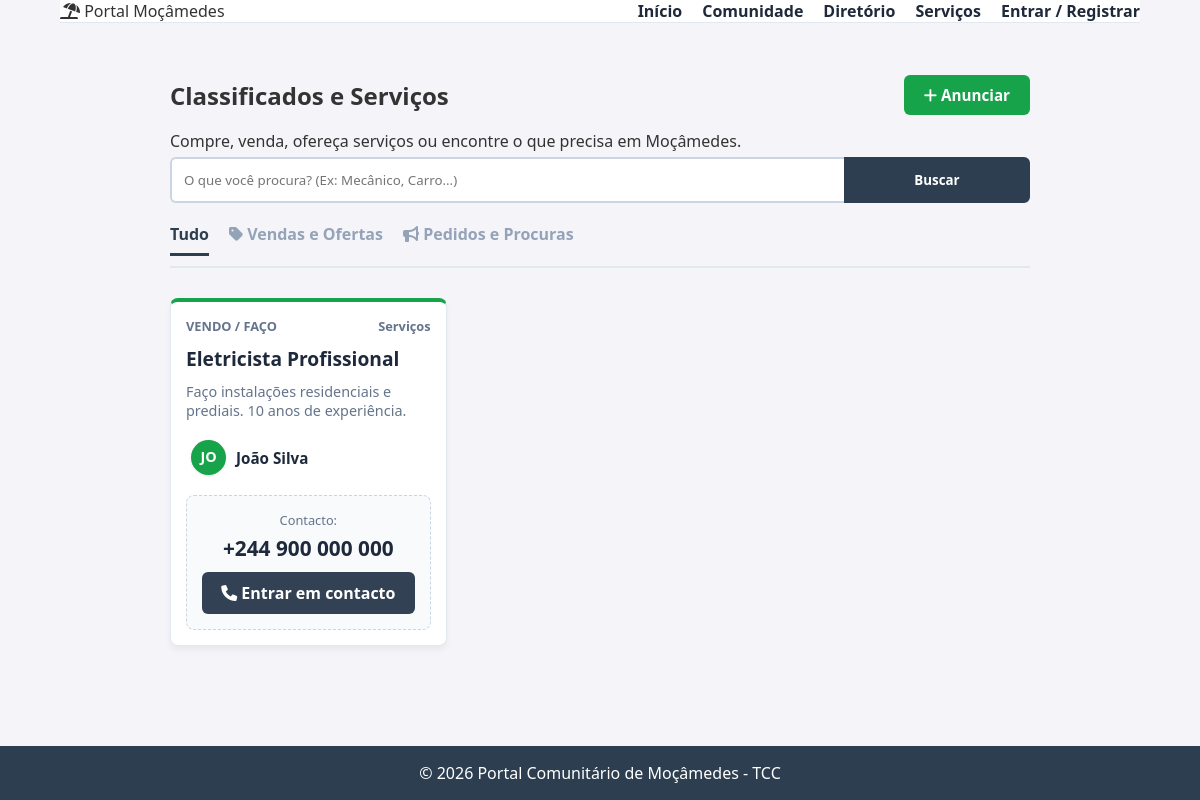
/marketplace, run on the app's committed database.
### tables this page shows
CREATE TABLE marketplace (
    id INTEGER PRIMARY KEY AUTOINCREMENT,
    titulo TEXT NOT NULL,
    descricao TEXT NOT NULL,
    tipo_anuncio TEXT NOT NULL, -- 'oferta' (eu faço) ou 'procura' (preciso de)
    categoria TEXT NOT NULL,    -- Ex: Serviços Domésticos, Vendas, Transporte
    preco TEXT,                 -- Opcional
    contato TEXT NOT NULL,      -- Telefone ou Email para contato
    imagem TEXT,                -- Foto do produto ou serviço
    usuario_id INTEGER NOT NULL,
    data_criacao TIMESTAMP DEFAULT CURRENT_TIMESTAMP, imagem1 TEXT, imagem2 TEXT,
    FOREIGN KEY (usuario_id) REFERENCES usuarios (id)
);

CREATE TABLE usuarios (
    id INTEGER PRIMARY KEY AUTOINCREMENT,
    nome TEXT NOT NULL,
    email TEXT UNIQUE,    -- Não é mais NOT NULL (pode ser vazio)
    telefone TEXT UNIQUE, -- Novo campo de login
    senha TEXT NOT NULL,
    funcao TEXT DEFAULT 'cidadao',
    foto_perfil TEXT DEFAULT 'default_profile.png',
    bio TEXT,
    data_cadastro TIMESTAMP DEFAULT CURRENT_TIMESTAMP
);

### app.py (the view)
@app.route('/marketplace')
def marketplace():
    conn = get_db_connection()
    tipo_filtro = request.args.get('tipo')
    busca = request.args.get('q')
    sql = '''
        SELECT marketplace.*, usuarios.nome as autor_nome, usuarios.foto_perfil
        FROM marketplace
        JOIN usuarios ON marketplace.usuario_id = usuarios.id
        WHERE 1=1
    '''
    params = []
    if tipo_filtro:
        sql += " AND tipo_anuncio = ?"
        params.append(tipo_filtro)
    if busca:
        sql += " AND (titulo LIKE ? OR descricao LIKE ? OR categoria LIKE ?)"
        termo = f'%{busca}%'
        params.extend([termo, termo, termo])
    sql += " ORDER BY data_criacao DESC"
    anuncios = conn.execute(sql, params).fetchall()
    conn.close()
    return render_template('marketplace.html', anuncios=anuncios, tipo_ativo=tipo_filtro)

### app.py (called while the page is built)
def get_db_connection():
    conn = sqlite3.connect('banco.db')
    conn.row_factory = sqlite3.Row
    return conn

### templates/marketplace.html (shortened to what this page needs)
{% extends "base.html" %}
{% block content %}
<div class="market-container">
    <div class="market-header">
        <div class="header-top-row">
            <h2>Classificados e Serviços</h2>
            <a href="/anunciar" class="btn-anunciar-top">
                <i class="fas fa-plus"></i> Anunciar
            </a>
        </div>
        <p>Compre, venda, ofereça serviços ou encontre o que precisa em Moçâmedes.</p>
        <form action="/marketplace" method="GET" class="search-bar search-proporcional">
            <input type="text" name="q" placeholder="O que você procura? (Ex: Mecânico, Carro...)" value="{{ request.args.get('q', '') }}">
            <button type="submit">Buscar</button>
        </form>
        <div class="market-tabs">
            <a href="/marketplace" class="tab {% if not tipo_ativo %}active{% endif %}">Tudo</a>
            <a href="/marketplace?tipo=oferta" class="tab {% if tipo_ativo == 'oferta' %}active{% endif %}">
                <i class="fas fa-tag"></i> Vendas e Ofertas
            </a>
            <a href="/marketplace?tipo=procura" class="tab {% if tipo_ativo == 'procura' %}active{% endif %}">
                <i class="fas fa-bullhorn"></i> Pedidos e Procuras
            </a>
        </div>
    </div>
    <div class="market-grid">
        {% for item in anuncios %}
            <div class="market-card {{ item.tipo_anuncio }}">
                <div class="card-top">
                    <span class="badge-tipo">
                        {% if item.tipo_anuncio == 'oferta' %}
                            VENDO / FAÇO
                        {% else %}
                            PRECISO / PROCURO
                        {% endif %}
                    </span>
                    <span class="badge-cat">{{ item.categoria }}</span>
                </div>
                <h3>{{ item.titulo }}</h3>
                <p class="desc">{{ item.descricao }}</p>
                <a href="/perfil/{{ item.usuario_id }}" style="text-decoration: none; color: inherit;">
                    <div class="seller-info" style="display: flex; align-items: center; gap: 10px; margin-bottom: 15px; padding: 5px; border-radius: 8px; transition: background 0.2s;" onmouseover="this.style.background='#f8fafc'" onmouseout="this.style.background='transparent'">
                        <div style="position: relative; width: 35px; height: 35px; background: #16a34a; border-radius: 50%; display: flex; align-items: center; justify-content: center; color: white !important; font-weight: bold; font-size: 0.9rem; text-transform: uppercase; box-shadow: 0 1px 3px rgba(0,0,0,0.1); overflow: hidden;">
                            <span style="line-height: 1; position: absolute; z-index: 1;">{{ item.autor_nome[:2] }}</span>
                        </div>
                        <div class="meta">
                            <strong style="color: #1e293b; font-size: 0.95rem;">{{ item.autor_nome }}</strong>
                        </div>
                    </div>
                </a>
                <div class="contact-area-new">
                    <p class="contact-label">Contacto:</p>
                    <div class="contact-number">{{ item.contato }}</div>
                    <a href="tel:{{ item.contato | replace(' ', '') }}" class="btn-contact-new">
                        <i class="fas fa-phone"></i> Entrar em contacto
                    </a>
                </div>
            </div>
        {% else %}
            <div class="empty-state">
                <i class="fas fa-box-open"></i>
                <h3>Nenhum anúncio encontrado.</h3>
                <p>Seja o primeiro a anunciar!</p>
            </div>
        {% endfor %}
    </div>
</div>
{% endblock %}

### static/css/style.css (style rules this page uses)
* { margin: 0; padding: 0; box-sizing: border-box; font-family: 'Segoe UI', Tahoma, Geneva, Verdana, sans-serif; }
body { background-color: #f4f4f9; color: #333; display: flex; flex-direction: column; min-height: 100vh; }
input, button { padding: 10px; width: 100%; margin-top: 5px; }
.header-top-row { display: flex; justify-content: space-between; align-items: center; margin-bottom: 15px; }
.btn-anunciar-top { background-color: #16a34a; color: white; padding: 10px 20px; border-radius: 6px; text-decoration: none; font-weight: bold; font-size: 0.95rem; }
.search-proporcional { display: flex; gap: 0; }
.search-proporcional input { flex: 4; border-radius: 6px 0 0 6px; border-right: none; }
.search-proporcional button { flex: 1; border-radius: 0 6px 6px 0; }
.contact-area-new { background-color: #f8fafc; border: 1px dashed #cbd5e1; padding: 15px 10px; border-radius: 8px; margin-top: 15px; text-align: center; }
.contact-label { font-size: 0.8rem; color: #64748b; margin: 0; }
.contact-number { font-size: 1.4rem; font-weight: 800; color: #1e293b; margin: 5px 0 10px 0; user-select: all; }
.btn-contact-new { display: block; background-color: #334155; color: white; padding: 10px; border-radius: 6px; text-decoration: none; font-weight: bold; }
.market-container { max-width: 900px; margin: 0 auto; padding: 20px; }
.search-proporcional { display: flex; gap: 0; margin-bottom: 20px; }
.search-proporcional input { flex: 4; padding: 12px; border: 2px solid #cbd5e1; border-right: none; border-radius: 6px 0 0 6px; outline: none; }
.search-proporcional button { flex: 1; background: #2c3e50; color: white; border: 2px solid #2c3e50; border-radius: 0 6px 6px 0; cursor: pointer; font-weight: bold; }
.market-tabs { display: flex; gap: 20px; margin-bottom: 30px; border-bottom: 2px solid #e2e8f0; padding-bottom: 10px; }
.market-tabs .tab { text-decoration: none; color: #94a3b8; font-weight: bold; padding-bottom: 8px; }
.market-tabs .tab.active { color: #2c3e50; border-bottom: 3px solid #2c3e50; }
.market-grid { display: grid; grid-template-columns: repeat(auto-fill, minmax(220px, 1fr)); gap: 15px; }
.market-card { background: white; border: 1px solid #e2e8f0; border-radius: 8px; padding: 15px; display: flex; flex-direction: column; box-shadow: 0 4px 6px rgba(0,0,0,0.05); }
.market-card.oferta { border-top: 4px solid #16a34a; }
.card-top { display: flex; justify-content: space-between; margin-bottom: 10px; font-size: 0.8rem; font-weight: bold; color: #64748b; }
.market-card h3 { margin: 0 0 10px 0; color: #1e293b; font-size: 1.2rem; }
.desc { color: #64748b; font-size: 0.9rem; flex-grow: 1; margin-bottom: 15px; }
.seller-info { display: flex; align-items: center; gap: 10px; margin-bottom: 15px; }
.contact-area-new { background-color: #f8fafc; border: 1px dashed #cbd5e1; padding: 15px; border-radius: 8px; text-align: center; margin-top: auto; }
.contact-number { font-size: 1.3rem; font-weight: 800; color: #1e293b; margin: 5px 0 10px 0; user-select: all; }

### data on the page
marketplace: tipo_anuncio "VENDO / FAÇO", categoria "Serviços", titulo "Eletricista Profissional", descricao "Faço instalações residenciais e prediais. 10 anos de experiência.", nome "JO", autor_nome "João Silva", contato "+244 900 000 000"
